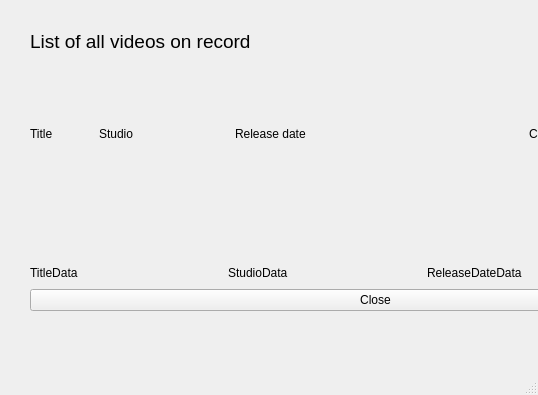
<?xml version="1.0" encoding="UTF-8"?>
<ui version="4.0">
 <class>MainWindow</class>
 <widget class="QMainWindow" name="MainWindow">
  <property name="geometry">
   <rect>
    <x>0</x>
    <y>0</y>
    <width>538</width>
    <height>395</height>
   </rect>
  </property>
  <property name="windowTitle">
   <string>MainWindow</string>
  </property>
  <widget class="QWidget" name="centralwidget">
   <property name="styleSheet">
    <string notr="true">QLabel{
font: 75 14pt &quot;Arial&quot;;
}
#lblTitle{
background color: rgb(85, 255, 255) }</string>
   </property>
   <widget class="QWidget" name="verticalLayoutWidget_2">
    <property name="geometry">
     <rect>
      <x>30</x>
      <y>30</y>
      <width>691</width>
      <height>281</height>
     </rect>
    </property>
    <layout class="QVBoxLayout" name="verticalLayout_2">
     <item>
      <layout class="QVBoxLayout" name="verticalLayout">
       <item>
        <widget class="QLabel" name="lblMaintitle">
         <property name="font">
          <font>
           <family>Arial</family>
           <pointsize>14</pointsize>
           <weight>9</weight>
           <italic>false</italic>
           <bold>false</bold>
          </font>
         </property>
         <property name="styleSheet">
          <string notr="true"/>
         </property>
         <property name="text">
          <string>List of all videos on record</string>
         </property>
        </widget>
       </item>
       <item>
        <spacer name="verticalSpacer">
         <property name="orientation">
          <enum>Qt::Vertical</enum>
         </property>
         <property name="sizeHint" stdset="0">
          <size>
           <width>40</width>
           <height>50</height>
          </size>
         </property>
        </spacer>
       </item>
       <item>
        <layout class="QHBoxLayout" name="horizontalLayout" stretch="0,0,0,1,2,1,2">
         <item>
          <widget class="QLabel" name="lblTitleHeading">
           <property name="text">
            <string>Title</string>
           </property>
          </widget>
         </item>
         <item>
          <spacer name="horizontalSpacer">
           <property name="orientation">
            <enum>Qt::Horizontal</enum>
           </property>
           <property name="sizeHint" stdset="0">
            <size>
             <width>40</width>
             <height>20</height>
            </size>
           </property>
          </spacer>
         </item>
         <item>
          <widget class="QLabel" name="lblMovie">
           <property name="text">
            <string>Studio</string>
           </property>
          </widget>
         </item>
         <item>
          <spacer name="horizontalSpacer_2">
           <property name="orientation">
            <enum>Qt::Horizontal</enum>
           </property>
           <property name="sizeHint" stdset="0">
            <size>
             <width>40</width>
             <height>20</height>
            </size>
           </property>
          </spacer>
         </item>
         <item>
          <widget class="QLabel" name="lblReleaseDate">
           <property name="text">
            <string>Release date</string>
           </property>
          </widget>
         </item>
         <item>
          <spacer name="horizontalSpacer_3">
           <property name="orientation">
            <enum>Qt::Horizontal</enum>
           </property>
           <property name="sizeHint" stdset="0">
            <size>
             <width>40</width>
             <height>20</height>
            </size>
           </property>
          </spacer>
         </item>
         <item>
          <widget class="QLabel" name="lblClassification">
           <property name="text">
            <string>Classification</string>
           </property>
          </widget>
         </item>
        </layout>
       </item>
      </layout>
     </item>
     <item>
      <spacer name="verticalSpacer_2">
       <property name="orientation">
        <enum>Qt::Vertical</enum>
       </property>
       <property name="sizeHint" stdset="0">
        <size>
         <width>20</width>
         <height>40</height>
        </size>
       </property>
      </spacer>
     </item>
     <item>
      <layout class="QHBoxLayout" name="horizontalLayout_2" stretch="2,1,2,1,2,1,0">
       <item>
        <widget class="QLabel" name="lblTitleData">
         <property name="text">
          <string>TitleData</string>
         </property>
        </widget>
       </item>
       <item>
        <spacer name="horizontalSpacer_4">
         <property name="orientation">
          <enum>Qt::Horizontal</enum>
         </property>
         <property name="sizeHint" stdset="0">
          <size>
           <width>40</width>
           <height>20</height>
          </size>
         </property>
        </spacer>
       </item>
       <item>
        <widget class="QLabel" name="lblStudioData">
         <property name="text">
          <string>StudioData</string>
         </property>
        </widget>
       </item>
       <item>
        <spacer name="horizontalSpacer_5">
         <property name="orientation">
          <enum>Qt::Horizontal</enum>
         </property>
         <property name="sizeHint" stdset="0">
          <size>
           <width>40</width>
           <height>20</height>
          </size>
         </property>
        </spacer>
       </item>
       <item>
        <widget class="QLabel" name="lblReleaseData">
         <property name="text">
          <string>ReleaseDateData</string>
         </property>
        </widget>
       </item>
       <item>
        <spacer name="horizontalSpacer_6">
         <property name="orientation">
          <enum>Qt::Horizontal</enum>
         </property>
         <property name="sizeHint" stdset="0">
          <size>
           <width>40</width>
           <height>20</height>
          </size>
         </property>
        </spacer>
       </item>
       <item>
        <widget class="QLabel" name="lblClassificationData">
         <property name="text">
          <string>ClassificationData</string>
         </property>
        </widget>
       </item>
      </layout>
     </item>
     <item>
      <widget class="QPushButton" name="pushButton">
       <property name="text">
        <string>Close</string>
       </property>
      </widget>
     </item>
     <item>
      <layout class="QVBoxLayout" name="verticalLayout_3"/>
     </item>
    </layout>
   </widget>
  </widget>
  <widget class="QMenuBar" name="menubar">
   <property name="geometry">
    <rect>
     <x>0</x>
     <y>0</y>
     <width>538</width>
     <height>18</height>
    </rect>
   </property>
  </widget>
  <widget class="QStatusBar" name="statusbar"/>
 </widget>
 <resources/>
 <connections/>
</ui>
